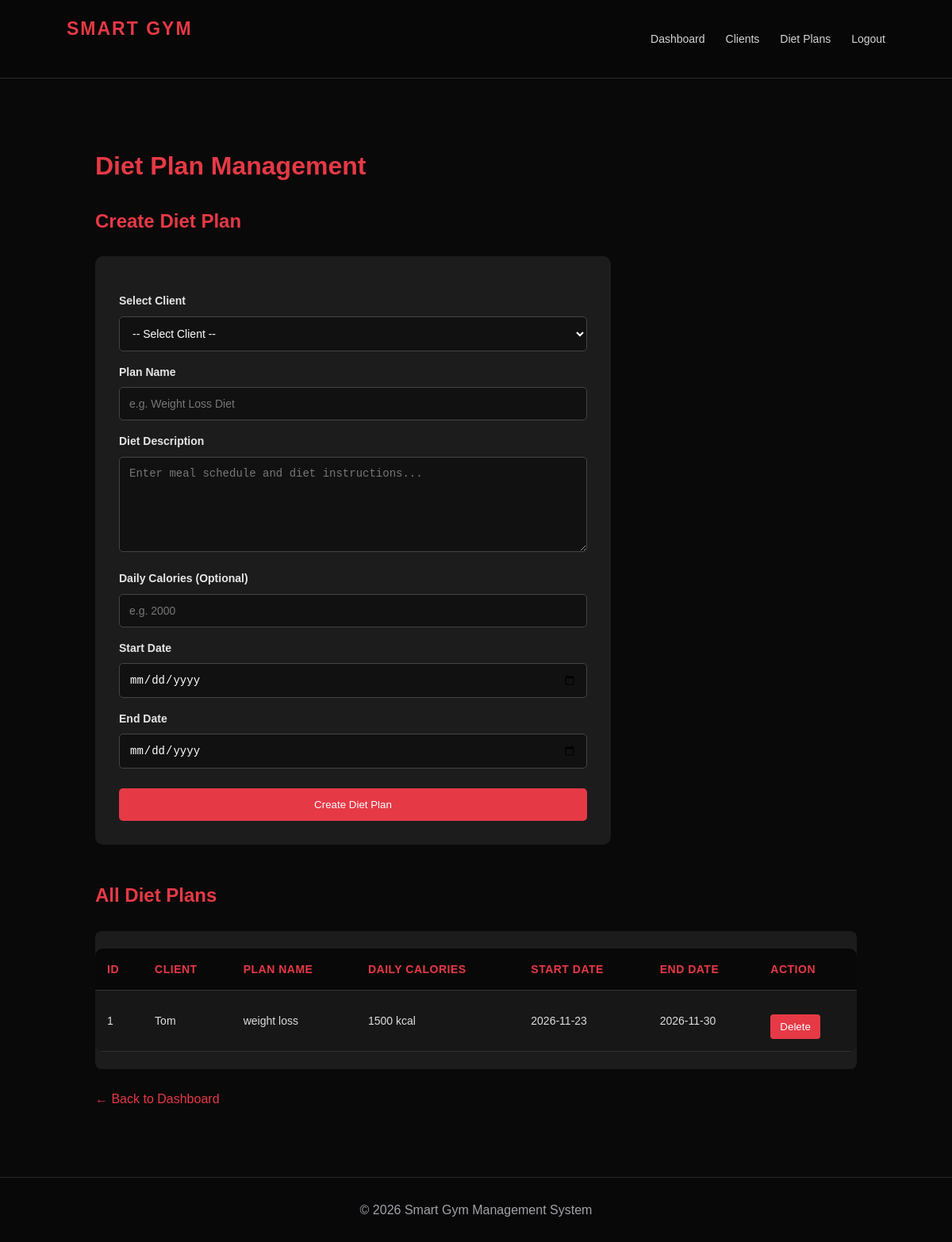
The app's page /dietitian/diet_plans.php (signed in) with its own data.
### tables this page shows
CREATE TABLE `diet_plans` (
  `id` int NOT NULL AUTO_INCREMENT,
  `dietitian_id` int NOT NULL,
  `client_id` int NOT NULL,
  `plan_name` varchar(150) NOT NULL,
  `description` text NOT NULL,
  `daily_calories` int DEFAULT NULL,
  `start_date` date NOT NULL,
  `end_date` date NOT NULL,
  `created_at` timestamp NULL DEFAULT CURRENT_TIMESTAMP,
  PRIMARY KEY (`id`),
  KEY `dietitian_id` (`dietitian_id`),
  KEY `client_id` (`client_id`),
  CONSTRAINT `diet_plans_ibfk_1` FOREIGN KEY (`dietitian_id`) REFERENCES `dietitians` (`id`) ON DELETE CASCADE,
  CONSTRAINT `diet_plans_ibfk_2` FOREIGN KEY (`client_id`) REFERENCES `clients` (`id`) ON DELETE CASCADE
);

CREATE TABLE `clients` (
  `id` int NOT NULL AUTO_INCREMENT,
  `name` varchar(100) NOT NULL,
  `email` varchar(150) NOT NULL,
  `phone` varchar(15) NOT NULL,
  `password` varchar(255) NOT NULL,
  `created_at` timestamp NULL DEFAULT CURRENT_TIMESTAMP,
  PRIMARY KEY (`id`),
  UNIQUE KEY `email` (`email`)
);

### dietitian/diet_plans.php (the view, shortened to what this page needs)
<?php
require_once "../config/database.php";
$dietitian_id = $_SESSION["dietitian_id"];
$stmt = $conn->prepare(
    "SELECT dp.*, c.name AS client_name
     FROM diet_plans dp
     INNER JOIN clients c ON dp.client_id = c.id
     WHERE dp.dietitian_id = ?
     ORDER BY dp.id DESC"
);
$stmt->execute([$dietitian_id]);
$plans = $stmt->fetchAll();
?>
<!DOCTYPE html>
<html lang="en">
<head>
    <link rel="stylesheet" href="../assets/css/style.css">
</head>
<body>
<header class="navbar">
    <h2>SMART GYM</h2>
    <nav>
        <a href="dashboard.php">Dashboard</a>
        <a href="clients.php">Clients</a>
        <a href="diet_plans.php">Diet Plans</a>
        <a href="logout.php">Logout</a>
    </nav>
</header>
<main class="container">
    <h1>Diet Plan Management</h1>
    <h2>Create Diet Plan</h2>
    <form method="POST" class="plan-form">
        <label>Select Client</label>
        <select name="client_id" required>
            <option value="">-- Select Client --</option>
        </select>
        <label>Plan Name</label>
        <input type="text" name="plan_name" maxlength="150"
               placeholder="e.g. Weight Loss Diet" required>
        <label>Diet Description</label>
        <textarea name="description"
                  placeholder="Enter meal schedule and diet instructions..."
                  required></textarea>
        <label>Daily Calories (Optional)</label>
        <input type="number" name="daily_calories"
               min="500" max="10000"
               placeholder="e.g. 2000">
        <label>Start Date</label>
        <input type="date" name="start_date" required>
        <label>End Date</label>
        <input type="date" name="end_date" required>
        <button type="submit" name="add_plan">
            Create Diet Plan
        </button>
    </form>
    <h2>All Diet Plans</h2>
    <div class="table-container">
        <table>
            <thead>
                <tr>
                    <th>ID</th>
                    <th>Client</th>
                    <th>Plan Name</th>
                    <th>Daily Calories</th>
                    <th>Start Date</th>
                    <th>End Date</th>
                    <th>Action</th>
                </tr>
            </thead>
            <tbody>
                <?php if (empty($plans)): ?>
                    <tr>
                        <td colspan="7">No diet plans found.</td>
                    </tr>
                <?php else: ?>
                    <?php foreach ($plans as $plan): ?>
                        <tr>
                            <td><?= (int)$plan["id"] ?></td>
                            <td><?= htmlspecialchars($plan["client_name"]) ?></td>
                            <td><?= htmlspecialchars($plan["plan_name"]) ?></td>
                            <td>
                                <?= $plan["daily_calories"] !== null
                                    ? (int)$plan["daily_calories"] . " kcal"
                                    : "Not specified" ?>
                            </td>
                            <td><?= htmlspecialchars($plan["start_date"]) ?></td>
                            <td><?= htmlspecialchars($plan["end_date"]) ?></td>
                            <td>
                                <form method="POST"
                                      onsubmit="return confirm('Delete this diet plan?');">
                                    <button type="submit"
                                            name="delete_plan"
                                            class="delete-btn">
                                        Delete
                                    </button>
                                </form>
                            </td>
                        </tr>
                    <?php endforeach; ?>
                <?php endif; ?>
            </tbody>
        </table>
    </div>
    <a href="dashboard.php" class="back-link">
        ← Back to Dashboard
    </a>
</main>
<footer>
    <p>&copy; <?= date("Y") ?> Smart Gym Management System</p>
</footer>
</body>
</html>

### assets/css/style.css (style rules this page uses)
:root { --bg: #090909; --surface: #111111; --card: #171717; --card-hover: #202020; --accent: #e63946; --accent-dark: #bd1f2d; --text: #ffffff; --muted: #a1a1aa; --border: #292929; --success: #22c55e; --warning: #f59e0b; --radius: 14px; --shadow: 0 12px 35px rgba(0,0,0,0.3); }
* { margin: 0; padding: 0; box-sizing: border-box; }
html { scroll-behavior: smooth; }
body { font-family: Arial, Helvetica, sans-serif; background: var(--bg); color: var(--text); line-height: 1.6; min-height: 100vh; }
a { color: inherit; }
.navbar { display: flex; justify-content: space-between; align-items: center; padding: 18px 7%; background: rgba(8,8,8,0.94); border-bottom: 1px solid var(--border); position: relative; z-index: 10; backdrop-filter: blur(15px); }
.navbar h2 { color: var(--accent); letter-spacing: 2px; font-size: 23px; font-weight: 800; }
.navbar nav { display: flex; align-items: center; gap: 26px; }
.navbar nav a { color: #d4d4d8; text-decoration: none; font-size: 14px; transition: 0.25s; }
button { font-family: inherit; }
.dashboard-container, .container { width: min(1200px, 90%); margin: 35px auto; }
form { margin-top: 15px; }
label { display: block; color: #e5e5e5; margin: 14px 0 7px; font-size: 14px; font-weight: 600; }
input, select, textarea { width: 100%; padding: 13px 15px; background: #101010; border: 1px solid #333; border-radius: 8px; color: white; outline: none; font-size: 14px; transition: 0.25s; }
input::placeholder, textarea::placeholder { color: #777; }
select option { background: #171717; color: white; }
textarea { min-height: 110px; resize: vertical; }
table { width: 100%; border-collapse: collapse; margin: 22px 0; background: var(--card); border-radius: 10px; overflow: hidden; }
th { background: #222; color: var(--accent); text-align: left; font-size: 13px; text-transform: uppercase; letter-spacing: 0.5px; }
th, td { padding: 14px 16px; border-bottom: 1px solid var(--border); font-size: 14px; }
td { color: #ddd; }
footer { background: #080808; text-align: center; padding: 28px; color: var(--muted); border-top: 1px solid var(--border); }

### dietitian/diet_plans.php (style rules this page uses)
.container { padding: 50px 5%; min-height: 85vh; }
h1, h2 { color: #e63946; margin-bottom: 25px; }
.plan-form { max-width: 650px; padding: 30px; background: #1c1c1c; border-radius: 10px; margin-bottom: 45px; }
.plan-form label { display: block; margin: 15px 0 8px; }
.plan-form input, .plan-form select, .plan-form textarea { width: 100%; padding: 12px; background: #111; color: white; border: 1px solid #444; border-radius: 5px; }
.plan-form textarea { min-height: 120px; resize: vertical; }
.plan-form button { width: 100%; margin-top: 25px; padding: 13px; background: #e63946; color: white; border: none; border-radius: 5px; cursor: pointer; }
.table-container { overflow-x: auto; background: #1c1c1c; border-radius: 8px; }
table { width: 100%; min-width: 850px; border-collapse: collapse; }
th, td { padding: 15px; text-align: left; border-bottom: 1px solid #333; }
th { background: #080808; color: #e63946; }
td { color: #ddd; }
.delete-btn { padding: 8px 12px; background: #e63946; color: white; border: none; border-radius: 4px; cursor: pointer; }
.back-link { display: inline-block; margin-top: 25px; color: #e63946; text-decoration: none; }

### records on screen
diet_plans: id "1", client.name "Tom", plan_name "weight loss", daily_calories "1500", start_date "2026-11-23", end_date "2026-11-30"
